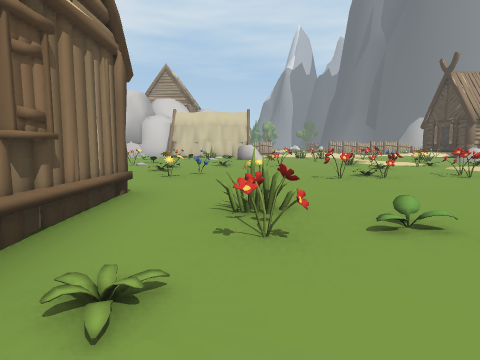
View 1 (above)

24 first-person views from a walk through a scene from a Unity 3-D project. The camera is 1.5 m above the floor, tilts 6° down and sees 75° across. The floor is counted in squares, 2 m on a side. Each view is taken from the middle of a square. On the plan, view 1 faces up. The plan holds only what a view shows up to about 10 squares ahead; the rest is blank. The place goes on beyond the plan. The player character is not drawn. Some animated figures are left out.

View 2
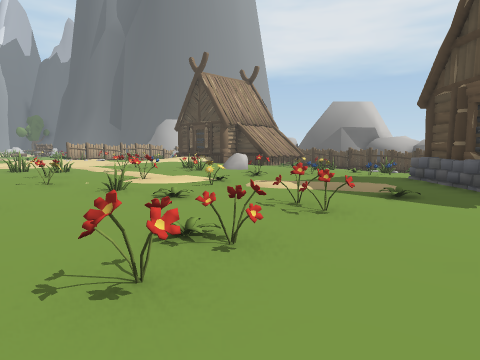

View 3
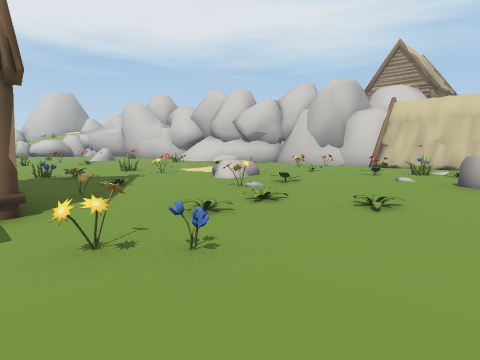

View 4
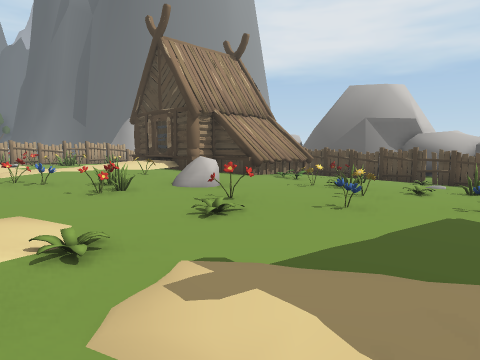

View 5
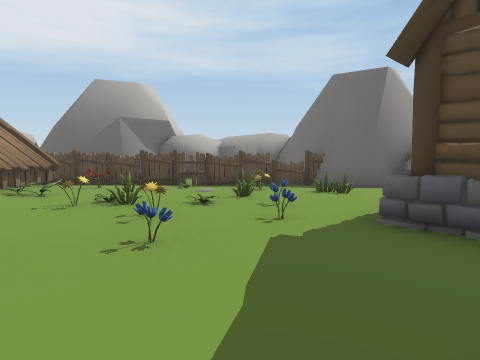

View 6
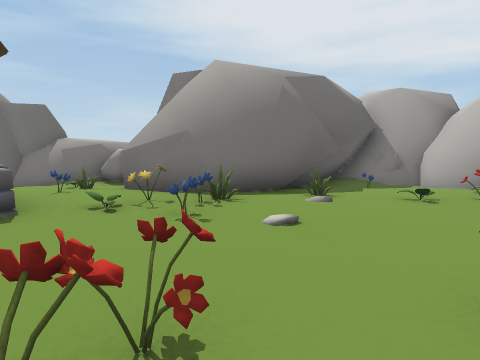

View 7
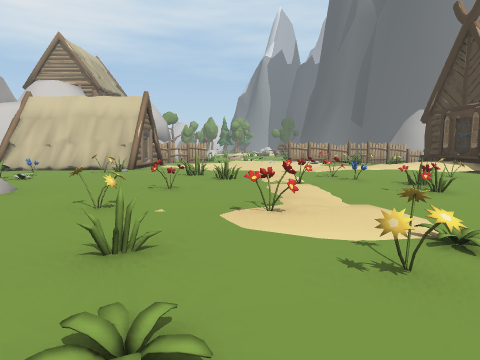

View 8
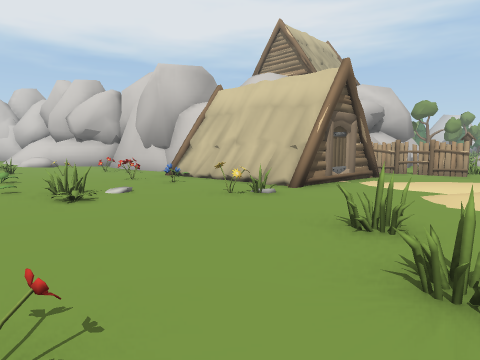

View 9
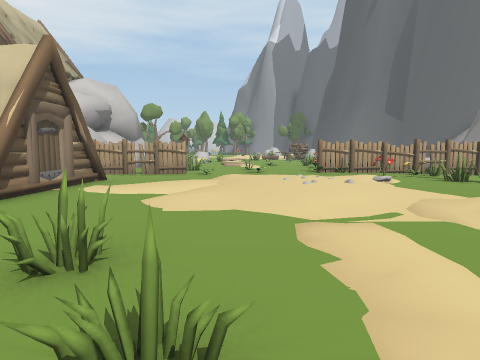

View 10
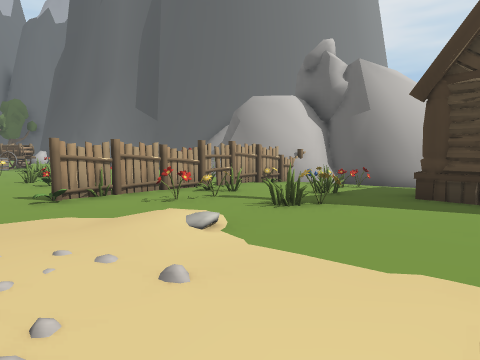

View 11
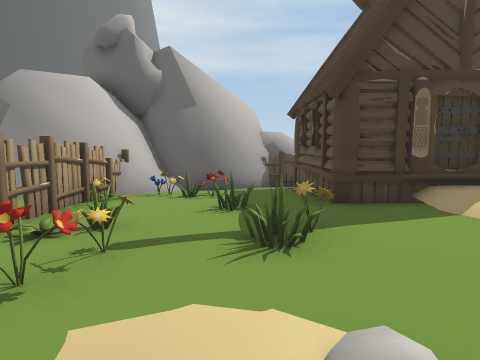

View 12
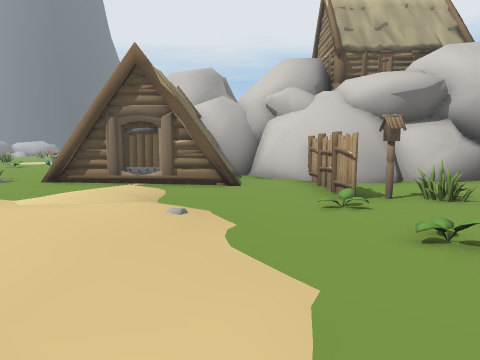

View 13
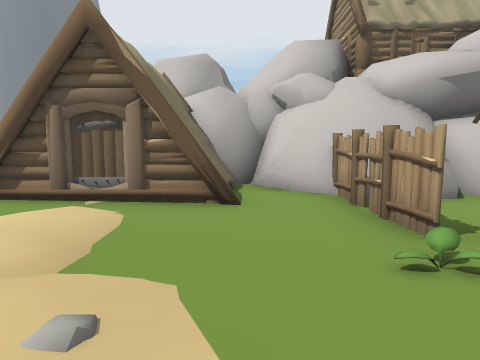

View 14
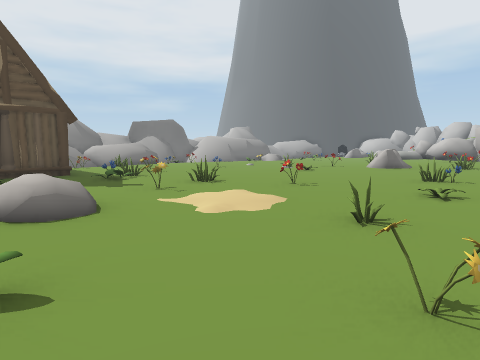

View 15
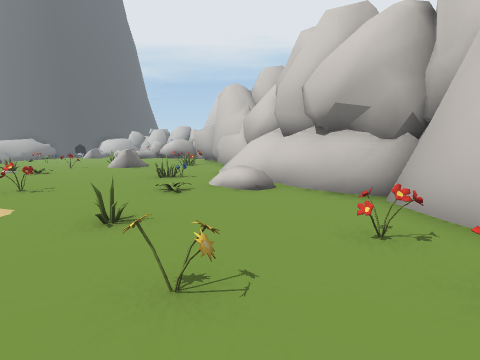

View 16
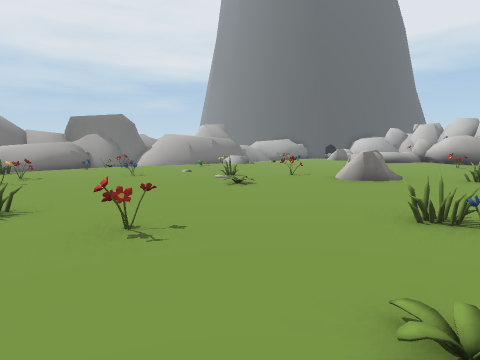

View 17
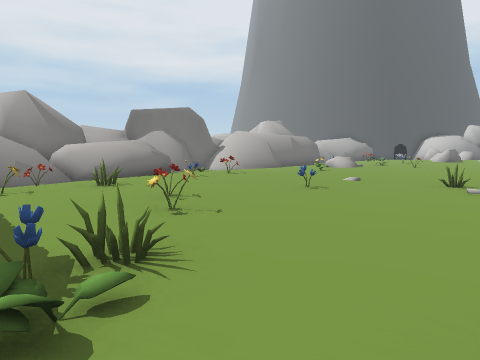

View 18
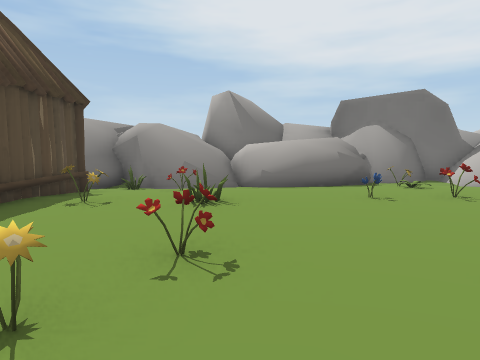

View 19
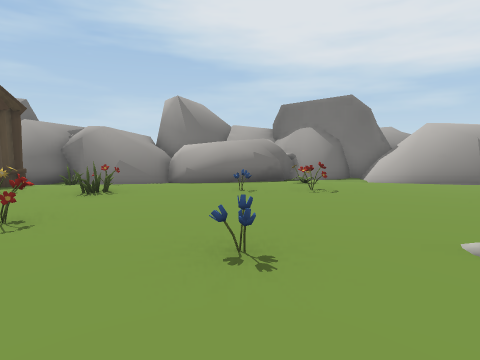

View 20
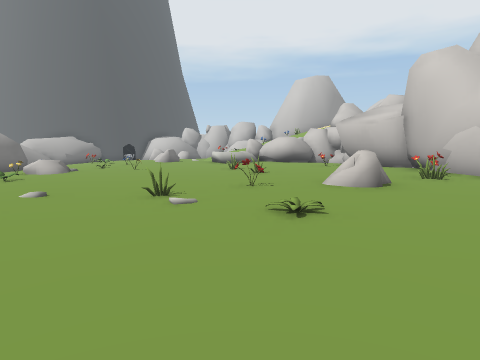

View 21
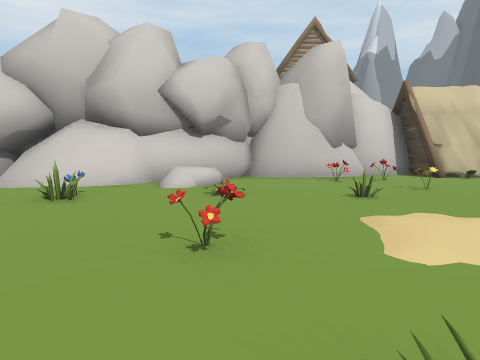

View 22
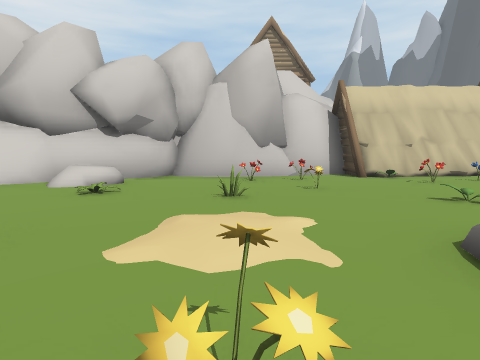

View 23
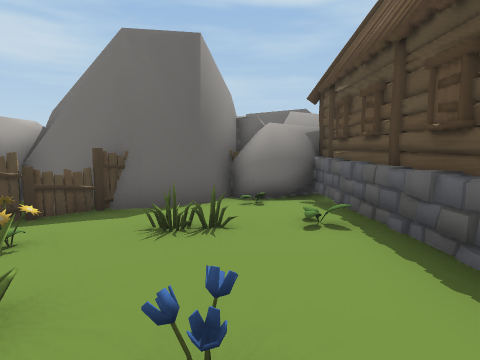

View 24
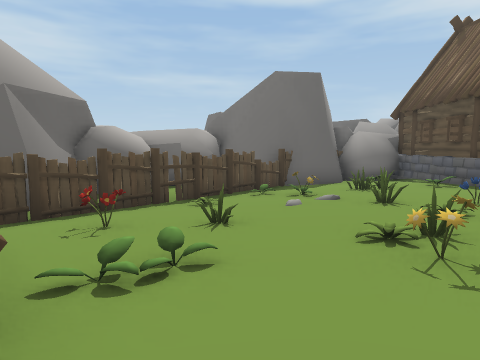

### Floor plan
Key: @ floor where view 1 was taken; # wall or solid block; . main floor; : floor 0.25 m higher than the main floor; - floor 0.25 m lower than the main floor; + floor 0.5 m higher than the main floor; _ floor 0.5 m lower than the main floor; * floor 0.75 m higher than the main floor; < floor 0.75 m lower than the main floor; / step, stairs or slope; = window, fence, low wall or low ledge; ^ raised ledge; O other object.
Columns run from 19 left of view 1 to 17 right of it. Each row starts with its distance up from view 1.
 25                  ##---   OO    ##
 24             OO# ###^-O-- .O  O-O##
 23               ###  OOO--OOOOOOOOO##
 22               #####---O-..-OO--OO##
 21               ###OOO----./.O.-OOO#
 20               # ###O--/////.O.O-//
 19               ######//:::/..O.-///O#
 18           #####O###O../:::....####O
 17         ###--O-OOOOO..//./////#
 16      #/###.-O--..O..O.....///+##
 15   ## //==O..-O..O..O..O.......O#
 14 ###.....O.O.O.....O....O.OO.O.-#  O
 13  :OO....O......O.O.O....O.O...-OOOO
 12 :::.................:.O..OO-O--O_OO#
 11 ....OO....O...*....O......----O-__O##
 10 .O.....O....O.O.O.....OO..OO--OOO<O<#
  9 ....O......O....O..OO.O.OO--OOO-/OO_#
  8 .....O......O.O..O.....O-.-..--OOOO_#
  7 ...........OOO.O.O.....--//-.OO__OO_#
  6 .......O..O.....-.O..OOOOO/-OO-_O/O##
  5 .........O../#  O-.O..-----O #OO/_
  4 ...O......../   OO--..--O-O  ##O_O
  3 O-------.O.O/    #-O--.OOOO   ##O#O
  2 O ----OO----/    #-OO-O----    ## O
  1   ---O---/O//     O---###/O-      O
  0  ##//O-/___O/     /@O## ##OO_
 -1  ##^/ ######<#   # <<##   <<</
 -2   ###/#  #####   ##O##    #O##
 -3    ##O   #       ####     ###

Where each view was taken, in squares from view 1:
view 1: 0 up, 0 right, facing up
view 2: 4 up, 1 right, facing up-right
view 3: 5 up, 1 right, facing up-left
view 4: 7 up, 5 right, facing up-right
view 5: 8 up, 6 right, facing right
view 6: 7 up, 4 right, facing down
view 7: 7 up, 4 right, facing up
view 8: 12 up, 4 right, facing up-left
view 9: 13 up, 4 right, facing up
view 10: 17 up, 5 right, facing up-right
view 11: 20 up, 6 right, facing right
view 12: 21 up, 7 right, facing left
view 13: 21 up, 5 right, facing left
view 14: 15 up, 4 left, facing down-left
view 15: 15 up, 4 left, facing left
view 16: 14 up, 8 left, facing down-left
view 17: 9 up, 7 left, facing down-left
view 18: 7 up, 10 left, facing down
view 19: 8 up, 12 left, facing down
view 20: 9 up, 9 left, facing left
view 21: 9 up, 9 left, facing up
view 22: 9 up, 7 left, facing up
view 23: 8 up, 10 right, facing down-right
view 24: 13 up, 10 right, facing down-right
